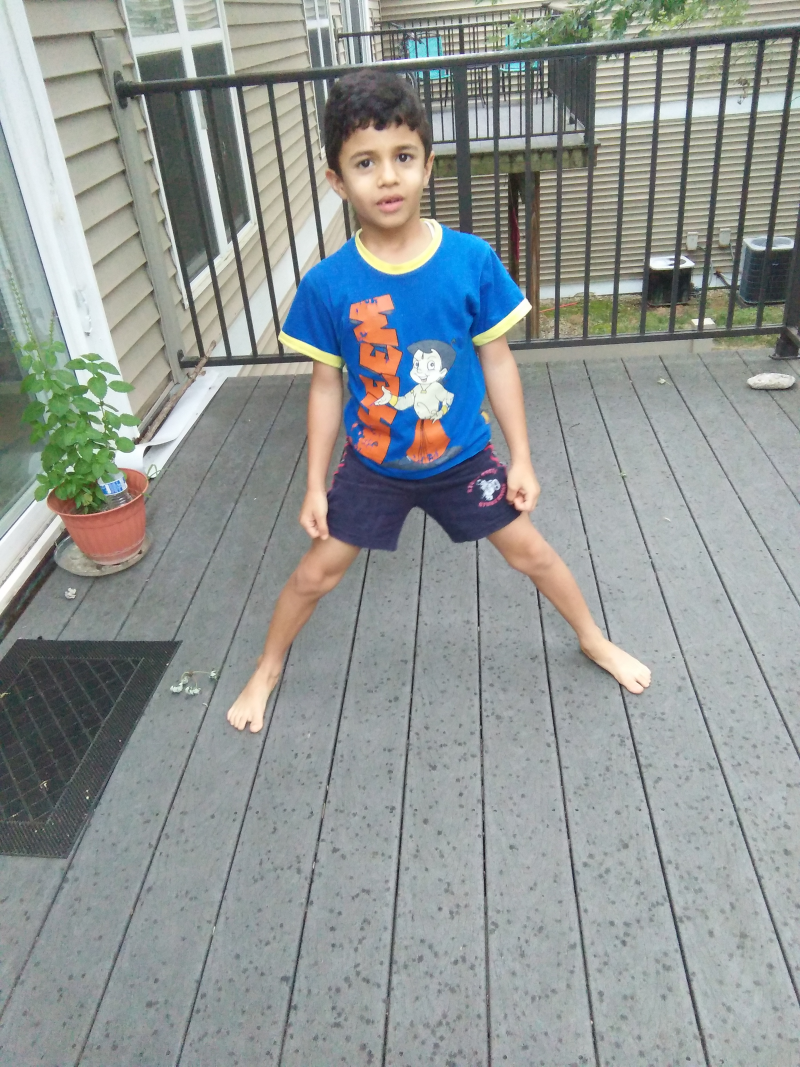
#> input picture image-processing-opencv/input_raj.jpg, 2400 x 3200 px (shown at 1/3 size)
$ python grayImage.py
#> lines starting #> are read from the running program, lines starting #| are printed output that depends on the picture
import cv2
import numpy as np

image = cv2.imread("input_raj.jpg")
#> image is the input picture: shape (3200, 2400, 3); mean B, G, R 149.7, 151.2, 145.3
max_height = 600
max_width = 500
height, width = image.shape[:2]
#> height = 3200; width = 2400

if max_height < height or max_width < width:
    #get scaling factor
    scale_factor = max_height/float(height)
#> scale_factor = 0.188
    if max_width/float(width) < scale_factor:
        scale_factor = max_width/float(width)

    image = cv2.resize(image,None, fx=scale_factor, fy=scale_factor, interpolation=cv2.INTER_AREA)
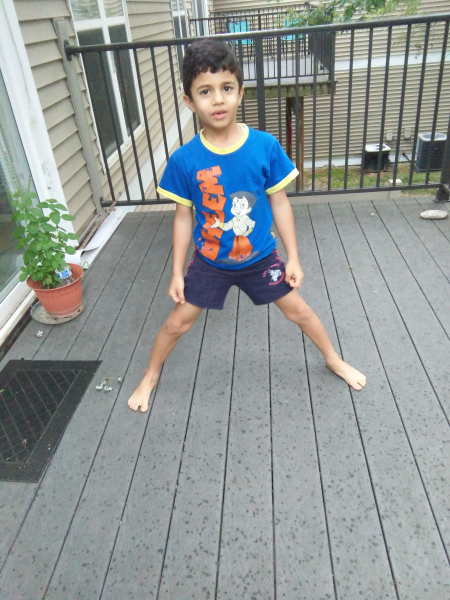
#> image: shape (600, 450, 3); mean B, G, R 149.7, 151.2, 145.3

print(image.shape)
#| (600, 450, 3)
B, G, R = image[10, 50]
#> B = 177; G = 188; R = 185
print(B, G, R)
#| 177 188 185
cv2.imshow('Original', image)

grayImage = cv2.cvtColor(image, cv2.COLOR_BGR2GRAY)
print(grayImage.shape)
#| (600, 450)
print(grayImage[0, 0])
#| 213
#print(B, G, R)
cv2.imshow('Grayscale', grayImage)

hsv_img = cv2.cvtColor(image, cv2.COLOR_BGR2HSV_FULL)
#> hsv_img: shape (600, 450, 3); mean H, S, V 108.3, 31.2, 158.4

print(hsv_img[:, :, 1])
#> (printed output is left out)
#HSV Image
cv2.imshow("HSV Image", hsv_img)
cv2.imshow("HSV Hue Channel", hsv_img[:, :, 0])
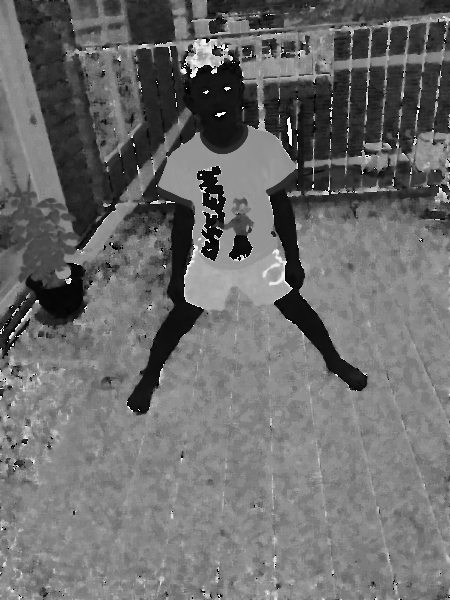
#> window 'HSV Hue Channel': shape (600, 450); min 0, max 255, mean 108.3
cv2.imshow("HSV Saturation Channel", hsv_img[:, :, 1])
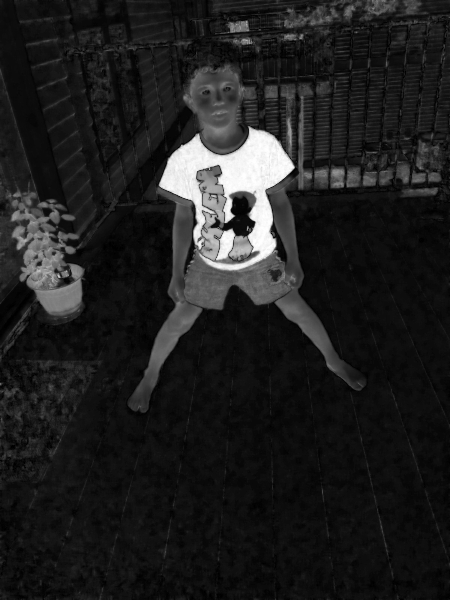
#> window 'HSV Saturation Channel': shape (600, 450); min 0, max 255, mean 31.2
cv2.imshow("HSV Value Channel", hsv_img[:, :, 2])

#RGB Image
B, G, R = cv2.split(image)
print (B.shape)
#| (600, 450)

cv2.imshow("Red", R)
cv2.imshow("Green", G)
cv2.imshow("Blue", B)

# Let's merge the image
merged_img = cv2.merge([B, G, R])
#cv2.imshow("Merged Image", merged_img)

#Modify the image
mod_img = cv2.merge([B+100, G, R])
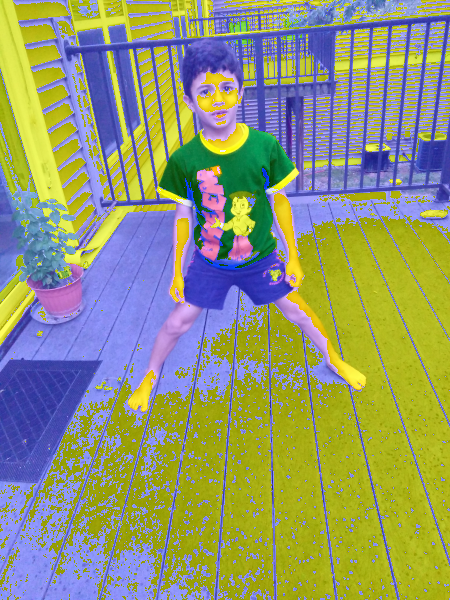
#> mod_img: shape (600, 450, 3); mean B, G, R 114.8, 151.2, 145.3
#cv2.imshow("Modified Image", mod_img)

zeros = np.zeros(image.shape[:2], dtype="uint8")

print(zeros.shape)
#| (600, 450)

cv2.imshow("Red Merged", cv2.merge([zeros, zeros, R]))
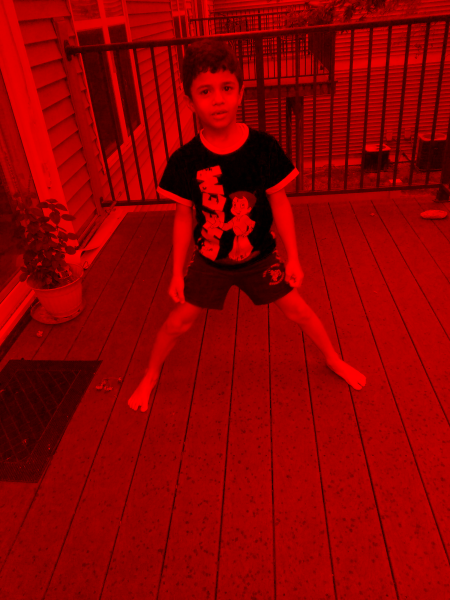
#> window 'Red Merged': shape (600, 450, 3); mean B, G, R 0, 0, 145.3
cv2.imshow("Green Merged", cv2.merge([zeros, G, zeros]))
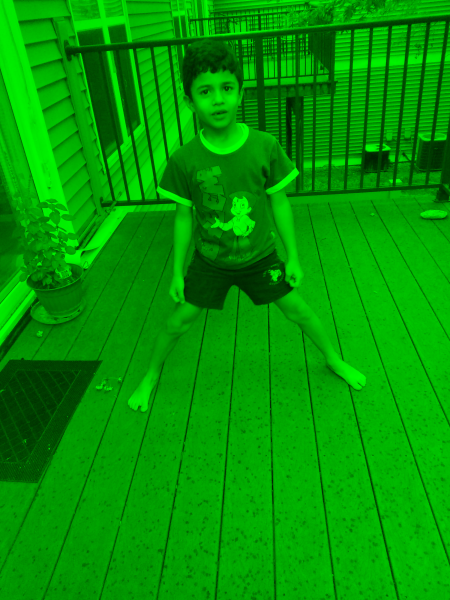
#> window 'Green Merged': shape (600, 450, 3); mean B, G, R 0, 151.2, 0
cv2.imshow("Blue Merged", cv2.merge([B, zeros, zeros]))
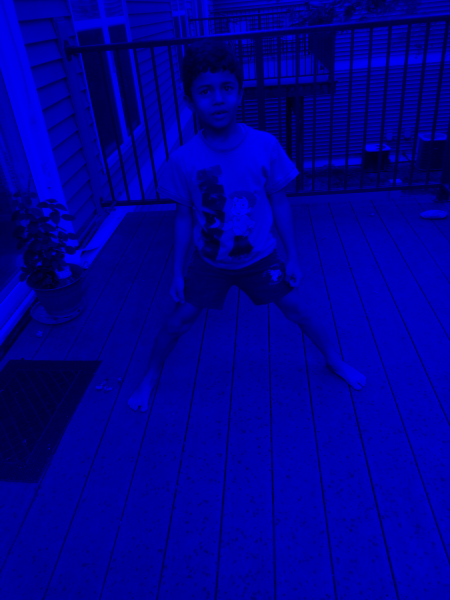
#> window 'Blue Merged': shape (600, 450, 3); mean B, G, R 149.7, 0, 0


k = cv2.waitKey(0)
#> (key Esc is pressed here)
if k == 27: #Esc Key
    cv2.destroyAllWindows()

if k == ord('s'):
    cv2.imwrite('DeepakGray.jpg', grayImage)
    cv2.destroyAllWindows()

$ run again, with image-processing-opencv/Sunflowers.jpg copied over image-processing-opencv/input_raj.jpg
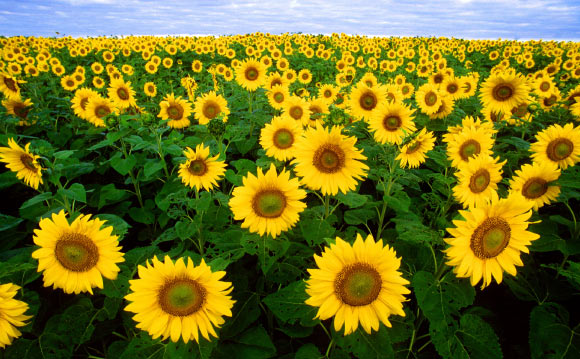
#> input picture image-processing-opencv/Sunflowers.jpg, 580 x 359 px
#> image is the input picture: shape (359, 580, 3); mean B, G, R 33.5, 114.1, 115.8
#> image: shape (309, 500, 3)
#| (309, 500, 3)
#> `B, G, R = image[10, 50]`: B = 255; G = 207; R = 185
#| 255 207 185
#| (309, 500)
#| 158
#> hsv_img: shape (309, 500, 3); mean H, S, V 61.8, 214.5, 135.9
#> (printed output is left out)
#| (309, 500)
#| (309, 500)
#> `cv2.imshow("Green Merged", cv2.merge([zeros, G, zeros]))`:
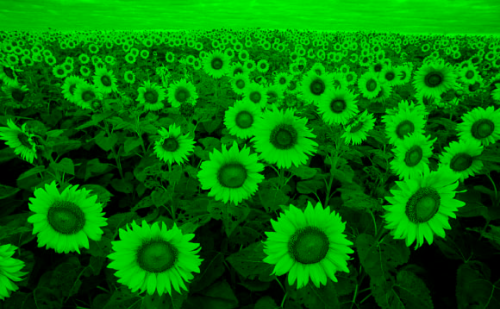
#> window 'Green Merged': shape (309, 500, 3); mean B, G, R 0, 114.2, 0
#> `cv2.imshow("Blue Merged", cv2.merge([B, zeros, zeros]))`:
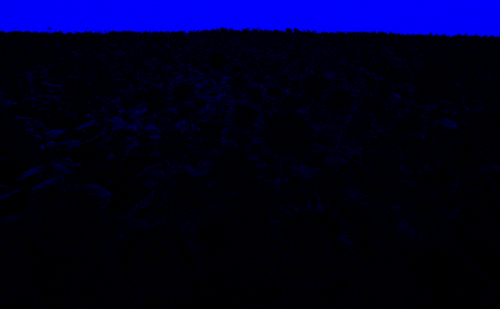
#> window 'Blue Merged': shape (309, 500, 3); mean B, G, R 33.5, 0, 0
